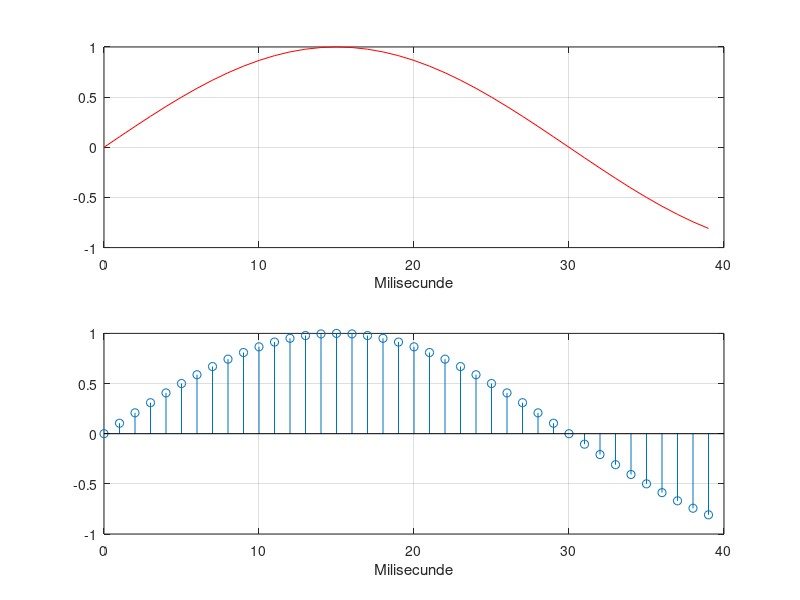

This chart was generated by the following MATLAB code:
F0 = 200;
Fs = 12000; 
W0 = 2*pi*F0/Fs; 
N = 10*4;      
n = 0:N-1; 
s = sin(W0*n)
subplot(2,1,1)
plot(n,s,'r')
xlabel('Milisecunde')
grid
subplot(2,1,2)
stem(n,s)
xlabel('Milisecunde')
grid 
 